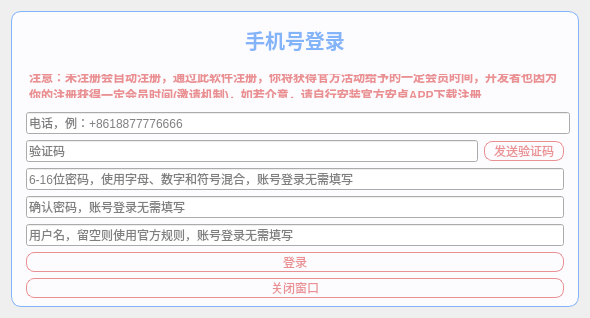
<?xml version="1.0" encoding="UTF-8"?>
<ui version="4.0">
 <class>Phone_Form</class>
 <widget class="QWidget" name="Phone_Form">
  <property name="geometry">
   <rect>
    <x>0</x>
    <y>0</y>
    <width>590</width>
    <height>309</height>
   </rect>
  </property>
  <property name="windowTitle">
   <string>手机号登录</string>
  </property>
  <layout class="QGridLayout" name="gridLayout">
   <item row="0" column="0">
    <widget class="QWidget" name="widget" native="true">
     <property name="styleSheet">
      <string notr="true">#widget {
    background-color:  rgb(252,252,255);
border:1px solid rgb(131,179,249);
    border-radius: 10px;
}</string>
     </property>
     <layout class="QGridLayout" name="gridLayout_2">
      <item row="2" column="1" colspan="3">
       <widget class="QLineEdit" name="phone_lineEdit">
        <property name="text">
         <string/>
        </property>
        <property name="placeholderText">
         <string>电话，例：+8618877776666</string>
        </property>
       </widget>
      </item>
      <item row="8" column="1" colspan="2">
       <widget class="QPushButton" name="closeButton">
        <property name="styleSheet">
         <string notr="true">QPushButton:!hover{
		border:1px solid rgb(234,144,146);
	color: rgb(234,144,146);
	font: 75 9pt &quot;微软雅黑&quot;;
border-radius:8px;
	
}

QPushButton:hover{

	border:1px solid rgb(234,144,146);
	background-color:#faefef;
	color: rgb(234,144,146);
	font: 75 8pt &quot;微软雅黑&quot;;
border-radius:8px;

}</string>
        </property>
        <property name="text">
         <string>关闭窗口</string>
        </property>
       </widget>
      </item>
      <item row="4" column="1" colspan="2">
       <widget class="QLineEdit" name="password_lineEdit">
        <property name="placeholderText">
         <string>6-16位密码，使用字母、数字和符号混合，账号登录无需填写</string>
        </property>
       </widget>
      </item>
      <item row="0" column="0" colspan="4">
       <widget class="QLabel" name="label">
        <property name="font">
         <font>
          <pointsize>15</pointsize>
          <weight>75</weight>
          <italic>false</italic>
          <bold>true</bold>
         </font>
        </property>
        <property name="styleSheet">
         <string notr="true">QLabel{
	color: rgb(131,179,249);
font: '新宋体';
font-weight:bold;
padding-top:8px;
padding-bottom:8px;

}
</string>
        </property>
        <property name="text">
         <string>手机号登录</string>
        </property>
        <property name="alignment">
         <set>Qt::AlignCenter</set>
        </property>
       </widget>
      </item>
      <item row="3" column="2">
       <widget class="QPushButton" name="sendcode_Button">
        <property name="minimumSize">
         <size>
          <width>80</width>
          <height>0</height>
         </size>
        </property>
        <property name="styleSheet">
         <string notr="true">QPushButton:!hover{
		border:1px solid rgb(234,144,146);
	color: rgb(234,144,146);
	font: 75 8pt &quot;微软雅黑&quot;;
border-radius:8px;
	
}

QPushButton:hover{

	border:1px solid rgb(234,144,146);
	background-color:#faefef;
	color: rgb(234,144,146);
	font: 75 8pt &quot;微软雅黑&quot;;
border-radius:8px;

}</string>
        </property>
        <property name="text">
         <string>发送验证码</string>
        </property>
       </widget>
      </item>
      <item row="3" column="1">
       <widget class="QLineEdit" name="code_lineEdit">
        <property name="text">
         <string/>
        </property>
        <property name="placeholderText">
         <string>验证码</string>
        </property>
       </widget>
      </item>
      <item row="6" column="1" colspan="2">
       <widget class="QLineEdit" name="name_lineEdit">
        <property name="placeholderText">
         <string>用户名，留空则使用官方规则，账号登录无需填写</string>
        </property>
       </widget>
      </item>
      <item row="1" column="1" colspan="2">
       <widget class="QLabel" name="label_2">
        <property name="styleSheet">
         <string notr="true">QLabel{
	color:rgb(234,144,146);
font: '新宋体';
font-weight:bold;
padding-top:8px;
padding-bottom:8px;
}
</string>
        </property>
        <property name="text">
         <string>注意：未注册会自动注册，通过此软件注册，你将获得官方活动给予的一定会员时间，开发者也因为你的注册获得一定会员时间(邀请机制)，如若介意，请自行安装官方安卓APP下载注册</string>
        </property>
        <property name="wordWrap">
         <bool>true</bool>
        </property>
       </widget>
      </item>
      <item row="5" column="1" colspan="2">
       <widget class="QLineEdit" name="agian_lineEdit">
        <property name="placeholderText">
         <string>确认密码，账号登录无需填写</string>
        </property>
       </widget>
      </item>
      <item row="7" column="1" colspan="2">
       <widget class="QPushButton" name="register_Button">
        <property name="styleSheet">
         <string notr="true">QPushButton:!hover{
		border:1px solid rgb(234,144,146);
	color: rgb(234,144,146);
	font: 75 9pt &quot;微软雅黑&quot;;
border-radius:8px;
	
}

QPushButton:hover{

	border:1px solid rgb(234,144,146);
	background-color:#faefef;
	color: rgb(234,144,146);
	font: 75 8pt &quot;微软雅黑&quot;;
border-radius:8px;

}</string>
        </property>
        <property name="text">
         <string>登录</string>
        </property>
       </widget>
      </item>
     </layout>
    </widget>
   </item>
  </layout>
 </widget>
 <tabstops>
  <tabstop>phone_lineEdit</tabstop>
  <tabstop>code_lineEdit</tabstop>
  <tabstop>register_Button</tabstop>
  <tabstop>closeButton</tabstop>
  <tabstop>sendcode_Button</tabstop>
 </tabstops>
 <resources/>
 <connections/>
</ui>
